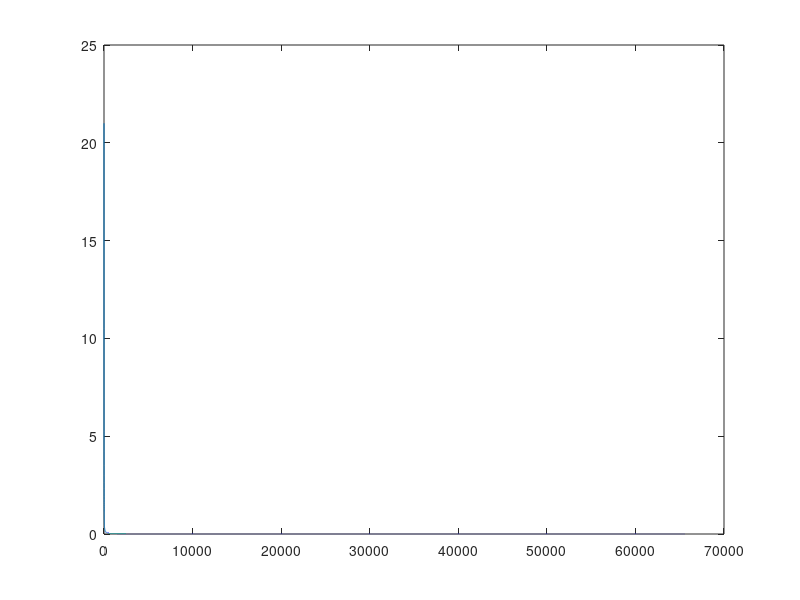

Write the MATLAB code that produced this figure.
%Timer script

fCK_PSC=84e6;
%prescaler=100;
%CK_CNT=fCK_PSC/(prescaler+1)
CK_CNT=10e5;

PWM2_period_Hz=20;

%prescaler=(fCK_PSC/CK_CNT)-1

CK_CNT/PWM2_period_Hz


%% Timer interupt calc
clock_div=4;
timer_freq=84e6/clock_div;
tim_prescaler=20;
interupt_freq=1000;

cnt_freq=timer_freq./(tim_prescaler+1)

tim_period=round(cnt_freq/interupt_freq)


%%
clock_div=4;
timer_freq=84e6/clock_div;
tim_period=1e6;
tim_prescaler=linspace(0,65535,65535+1);

cnt_freq=timer_freq./(tim_prescaler+1);
interupt_freq=cnt_freq/tim_period;
figure (1)
plot(tim_prescaler,interupt_freq)

%% - Stepper calcs
clear all
wheel_d=6.5e-2; %wheel diameter
wheel_r=wheel_d/2;
step_size=1.8;  %1 full step in degrees
step_res=1/16;

%%%wanted max tangential velocity
v_tangential_max=2; %1 m/s

w_rad=v_tangential_max/wheel_r;
w_deg=w_rad*(180/pi);   %degrees per sec

rpm=w_rad*(60/(2*pi))
    
PWM_freq_max=w_deg/(step_size*step_res)




